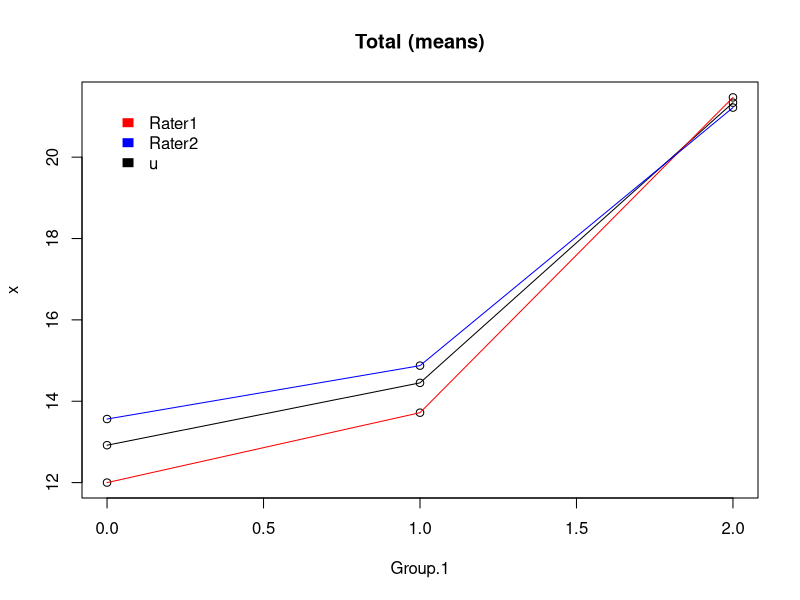
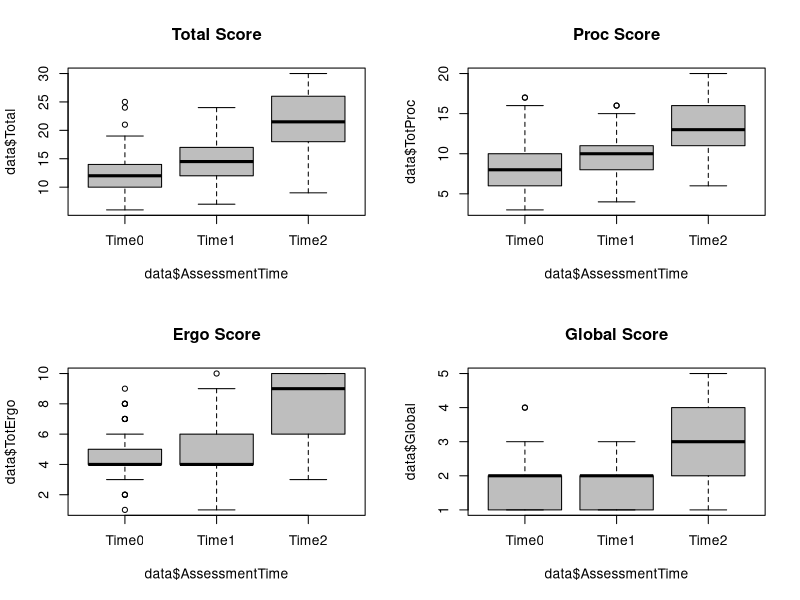

Reproduce these figures in R, in order. (Note: this script raises an error after producing the figures.)
setwd("C:\\Users\\KOU\\Documents\\GitHub\\FAER_Study")
data <- read.table("video_stats.txt", header=T)
Rater1 <- subset(data, data$Rater==1)
Rater2 <- subset(data, data$Rater==2)
#Need to remove illegal symbols [#,!,',",%] before reading
survey_data <- read.table("survey_stats.txt", header=T, sep="\t")
demo_data <- read.table("demo_stats.txt", header=T, sep="\t")

#remove dropped participant
survey_data <- subset(survey_data, survey_data$SUBJ!=19) 
data <- subset(data, substr(data$Subj, 1,2)!="19") 
demo_data <- subset(demo_data , substr(demo_data$SUBJ, 1,2)!="19")

##Total Rater Scores (30 Points)
	#Lineplot Mean over TimeAssessment
	Mean.Total <- aggregate(data$Total, list(data$AssessmentTime), mean)
	Mean.Rater1 <- aggregate(Rater1$Total, list(Rater1$AssessmentTime), mean)
	Mean.Rater2 <- aggregate(Rater2$Total, list(Rater2$AssessmentTime), mean)
	plot(rbind(Mean.Total, Mean.Rater1, Mean.Rater2), main="Total (means)" )
	lines(Mean.Total)
	lines(Mean.Rater1 , col="red")
	lines(Mean.Rater2 , col="blue")
	legend(range(Mean.Total["Group.1"])[1], range(Mean.Total["x"])[2],c("Rater1", "Rater2", "u"),c("red", "blue", "black"), border="white", bty="n")
	#BoxWhisker Mean over TimeAssessment
	par(mfrow=c(2,2))
	boxplot(data$Total ~ data$AssessmentTime, main="Total Score", data = data, col = "grey", xaxt="n")
	axis(1, at=1:3, labels=c("Time0", "Time1", "Time2"))
	boxplot(data$TotProc ~ data$AssessmentTime, main="Proc Score", col = "grey", xaxt="n")
	axis(1, at=1:3, labels=c("Time0", "Time1", "Time2"))
	boxplot(data$TotErgo ~ data$AssessmentTime, main="Ergo Score", col = "grey", xaxt="n")
	axis(1, at=1:3, labels=c("Time0", "Time1", "Time2"))
	boxplot(data$Global ~ data$AssessmentTime, main="Global Score", col = "grey", xaxt="n")
	axis(1, at=1:3, labels=c("Time0", "Time1", "Time2"))

	#Is there an interaction between Rater and AssessmentTime? No.
	summary(aov(data$Total ~ Rater*AssessmentTime))


##Linear Regression; Response Variable:Total Score 
	Rater <- factor(data$Rater)
	AssessmentTime<- factor(data$AssessmentTime)
	#Full model
	summary( lm(data$Total ~ Rater + AssessmentTime))
	#Just Rater model
	summary( lm(data$Total ~ Rater))
	#Just AssessmentTime model
	summary( lm(data$Total ~ AssessmentTime))


##ANOVA by sub-score
	Rater <- factor(data$Rater)
	AssessmentTime<- factor(data$AssessmentTime)
	#Total Score
	data.aov <- aov(data$Total ~ Rater + AssessmentTime)
	TukeyHSD(data.aov , 'AssessmentTime', conf.level=0.95)
	boxplot(Total~Rater+AssessmentTime, data = data, main="Total Score (0-30)", xlab="(Rater).(Time)", col="grey")
	#Proc Score
	data.aovProc <- aov(data$TotProc ~ Rater + AssessmentTime)
	TukeyHSD(data.aovProc, 'AssessmentTime', conf.level=0.95)
	boxplot(TotProc~Rater+AssessmentTime, data = data, main="TotProc Score (0-20)", xlab="(Rater).(Time)", col="grey")
	#Ergo Score
	data.aovErgo <- aov(data$TotErgo ~ Rater + AssessmentTime)
	TukeyHSD(data.aovErgo, 'AssessmentTime', conf.level=0.95)
	boxplot(TotErgo~Rater+AssessmentTime, data = data, main="TotErgo Score (0-10)", xlab="(Rater).(Time)", col="grey")
	#Global 5 Point Score
	data.aov5 <- aov(data$Global ~ Rater + AssessmentTime)
	TukeyHSD(data.aov5 , 'AssessmentTime', conf.level=0.95)
	boxplot(Global~Rater+AssessmentTime, data = data, main="Global Score (1-5)", xlab="(Rater).(Time)", col="grey")


## rmANOVA
	data.rm <- within(data, {
		Rater<-factor(Rater) 
		AssessmentTime<-factor(AssessmentTime)
		Subj<-factor(Subj)
	})
	#AOV Subject in error term
	summary(aov(Total ~ Rater*AssessmentTime+Error(Subj), data = data.rm ))
	summary(aov(TotProc ~ Rater*AssessmentTime+Error(Subj), data = data.rm ))
	summary(aov(TotErgo ~ Rater*AssessmentTime+Error(Subj), data = data.rm ))
	summary(aov(Global ~ Rater*AssessmentTime+Error(Subj), data = data.rm ))
	#AOV Subject with Rater as a between-subjects variable; residual calc is different from NCSS	
	summary(aov(Total ~ Rater*AssessmentTime+Error(Subj/(Rater)), data = data.rm))
 	#Try LME?
	library(nlme)
	summary(lme(Total ~ Rater * AssessmentTime, random=~1 |Subj, data=data.rm,))



##MANOVA for 3 response variables (Proc, Ergo, Global)
	TotProc <- data$TotProc
	TotErgo <- data$TotErgo
	Global <- data$Global
	data.manova <- manova(cbind(TotProc, TotErgo, Global)~Rater + AssessmentTime)


## Means for all subgroups; raw score histogram
	print(model.tables(data.aov ,"means"),digits=3)
	print(model.tables(data.aovProc ,"means"),digits=3)
	print(model.tables(data.aovErgo ,"means"),digits=3)
	print(model.tables(data.aov5 ,"means"),digits=3)
	tapply(data$Total, factor(data$Rater), mean)
	tapply(data$Total, factor(data$AssessmentTime), mean)
	#Total Score Dist
	par(mfrow = c( 2, 2 ))
	hist(data$Total)
	hist(data$TotProc)
	hist(data$TotErgo)
	hist(data$Global)
	par(mfrow = c( 1, 1 ))


## Correlation Between Raters
	# Correlation of 15 technical scores for Regional Anesth
	x <- cor(subset(data[,8:22], data$Rater==1), subset(data[,8:22], data$Rater==2))
	x.1 <- x[row(x)==col(x)]
	names(x.1) <- names(data[,8:22])
	# Correlation of Ergo scores
	x.Ergo <- cor(subset(data[,6], data$Rater==1), subset(data[,6], data$Rater==2))
	# Correlation of Proc scores
	x.Proc <- cor(subset(data[,5], data$Rater==1), subset(data[,5], data$Rater==2))
	# Correlation of overall scores
	x.Total <- cor(subset(data[,4], data$Rater==1), subset(data[,4], data$Rater==2))
	# Correlation of Global 5 point scale
	x.5Scale <- cor(subset(data[,7], data$Rater==1), subset(data[,7], data$Rater==2))


##t-tests pairwise t-tests for paired data
	t.test(data$Total[data$Rater==1], data$Total[data$Rater==2], paired=TRUE)
	pairwise.t.test(data$Total, AssessmentTime, paired=F, p.adj="bonferroni")


##ICC
	library(psych)
	data.ICC <- cbind(subset(data["Total"], data$Rater==1),subset(data["Total"], data$Rater==2))
	colnames(data.ICC) <- c("Rater1", "Rater2")
	ICC(data.ICC)


##kappa
	data.kappa <- cbind(subset(data["Global"], data$Rater==1),subset(data["Global"], data$Rater==2))
	kappa2(data.kappa, c(0,1,2,3,4))
	data.kappa <- cbind(subset(data["Total"], data$Rater==1),subset(data["Total"], data$Rater==2))
	kappa2(data.kappa, 0:(range(data.kappa)[2]-range(data.kappa)[1]))



##########################
##Survey series of 3 month quarterly follows
	Total.singleInjection <- apply(apply(apply(survey_data[,grep("N.S.", names(survey_data))], 2, as.character), 2, as.numeric),1, sum)
	Total.continuous <- apply(apply(apply(survey_data[,grep("N.C.", names(survey_data))], 2, as.character), 2, as.numeric),1, sum)

	#Check for scarcity of data
	timep.0 <- subset(survey_data, survey_data$QTR==0)
	timep.1 <- subset(survey_data, survey_data$QTR==1)
	timep.2 <- subset(survey_data, survey_data$QTR==2)
	timep.3 <- subset(survey_data, survey_data$QTR==3)
	timep.4 <- subset(survey_data, survey_data$QTR==4)
	
#Graphic of single factor over time
	par(mfrow = c( 1, 6 ))
	n= 3
	boxplot(as.numeric(as.character(survey_data[,n]))~survey_data[,2], main="Tot SI")
	tseries <- cbind(timep.0[,n],timep.1[,n],timep.2[,n],timep.3[,n],timep.4[,n])
	colnames(tseries) <- 0:4
	for (i in 1:5) {hist(tseries[,i], main= paste("time", i))}


#Graphics of factors by boxplot
	jpeg("test.jpg", width = 1000, height = 3500)
	layout(matrix(1:80, 16, 5, byrow = TRUE))
	for (i in c(3:58, 60:77)){
		boxplot(as.numeric(as.character(survey_data[,3])) ~survey_data[,2], main=names(survey_data)[i])
	}
	Total.singleInjection <- apply(apply(apply(survey_data[,grep("N.S.", names(survey_data))], 2, as.character), 2, as.numeric),1, sum)
	Total.continuous <- apply(apply(apply(survey_data[,grep("N.C.", names(survey_data))], 2, as.character), 2, as.numeric),1, sum)
	boxplot(Total.singleInjection~survey_data[,2], main="Tot_S")
	boxplot(Total.continuous~survey_data[,2], main="Tot_C")
	dev.off()

	par(mfrow = c( 1, 2 ))
	#Total S-blocks line plot over timep
	plot(survey_data[,2], Total.singleInjection)
	for( i in c(1:18,20:32)){
		lines(survey_data[,2][survey_data[,1]==i], Total.singleInjection[survey_data[,1]==i])
	}
	#Total C-blocks line plot over timep
	plot(survey_data[,2], Total.continuous )
	for( i in c(1:18,20:32)){
		lines(survey_data[,2][survey_data[,1]==i], Total.continuous [survey_data[,1]==i])
	}
#Graphics of factors by boxplot TOT_S and TOT_C
	boxplot(Total.singleInjection~survey_data[,2], main="Tot_S")
	apply(cbind(Total.singleInjection[survey_data[,2]==0],Total.singleInjection[survey_data[,2]==1],Total.singleInjection[survey_data[,2]==2],Total.singleInjection[survey_data[,2]==3],Total.singleInjection[survey_data[,2]==4]),2,hist)
	boxplot(Total.continuous ~survey_data[,2], main="Tot_C")
	apply(cbind(Total.continuous [survey_data[,2]==0],Total.continuous[survey_data[,2]==1],Total.continuous[survey_data[,2]==2],Total.continuous[survey_data[,2]==3],Total.continuous[survey_data[,2]==4]),2,hist)

#Obstacle Ratings
	Obstacles.frame <- replace(survey_data[,50:58],survey_data[,50:58]==0, NA)
	boxplot(Obstacles.frame , main="Obstacles", yaxt="n", xaxt="n", xlim=c(0.5,10),horizontal=T, ylim=c(-4,5))
	text(rep(-4,9), 1:9,labels=names(survey_data)[50:58], pos=4, cex=0.75)
	text((1:5)-0.2, rep(10,5),labels=1:5, pos=4, cex=1.1)
	
#Effective Teaching Methods
	Teaching.frame <- replace(survey_data[,60:68],apply(survey_data[,60:68],2,substr,1,1)=="0", NA)
	Teaching.frame$EffectiveTeachingMethods.Cadaverlab <- as.numeric(as.character(Teaching.frame[,9]))
	boxplot(Teaching.frame, main="Teaching", yaxt="n", xaxt="n", xlim=c(0.5,10),horizontal=T, ylim=c(-4,5))
	text(rep(-4,9), 1:9,labels=names(survey_data)[60:68], pos=4, cex=0.75)
	text((1:5)-0.2, rep(10,56),labels=1:5, pos=4, cex=1.1)

#Use of Learning Methods
	Learning.frame <- survey_data[,69:77]
	Learning.frame <- replace(Learning.frame, Learning.frame==4, 1) 
	#Cumulative Bargraph
	Learning.frame.plot <- apply(Learning.frame,2,table)
	Learning.frame.plot <- rbind(Learning.frame.plot[1,order(Learning.frame.plot[2,])], sort(Learning.frame.plot[2,]))
	barplot(Learning.frame.plot, main="Used Learning Methods", yaxt="n", xaxt="n", horiz=T, legend=c("Yes", "No"), xlim=c(-125,200), ylim=c(-1,10))
	text(rep(-125,9), (1:9*1.2)-0.5,labels=colnames(Learning.frame.plot), pos=4, cex=0.75)
	text(seq(0,150,50)-7, rep(-1,4), labels=seq(0,150,50), pos=4, cex=1.1)
	#Timeplot Bargraph
	Learning.frame.Q <- NULL
	for (i in 1:ncol(Learning.frame)){Learning.frame.Q <- cbind (Learning.frame.Q , table(factor(subset(Learning.frame , c(T,F,F,F,F))[,i],0:1) ))}
	Learning.frame.Q <- cbind(Learning.frame.Q, rep(0,2)) 
	for (i in 1:ncol(Learning.frame)){Learning.frame.Q <- cbind (Learning.frame.Q , table(factor(subset(Learning.frame , c(F,T,F,F,F))[,i],0:1) ))}
	Learning.frame.Q <- cbind(Learning.frame.Q , rep(0,2)) 
	for (i in 1:ncol(Learning.frame)){Learning.frame.Q <- cbind (Learning.frame.Q , table(factor(subset(Learning.frame , c(F,F,T,F,F))[,i],0:1) ))}
	Learning.frame.Q <- cbind(Learning.frame.Q , rep(0,2)) 
	for (i in 1:ncol(Learning.frame)){Learning.frame.Q <- cbind (Learning.frame.Q , table(factor(subset(Learning.frame , c(F,F,F,T,F))[,i],0:1) ))}
	Learning.frame.Q <- cbind(Learning.frame.Q , rep(0,2))
	for (i in 1:ncol(Learning.frame)){Learning.frame.Q <- cbind (Learning.frame.Q , table(factor(subset(Learning.frame , c(F,F,F,F,T))[,i],0:1) ))}
	Learning.frame.xlab <- paste(substring(colnames(Learning.frame),21), collapse="   ")
	barplot(Learning.frame.Q ,legend = c("Used Method", "No"), main="Learning Preference", ylim=c(0,40), ylab="count",xlab=Learning.frame.xlab , args.legend = list(horiz=TRUE))
	axis(1, seq(4,55, by=12), labels=c("Time0","Time1","Time2","Time3","Time4"), cex=0.5)
#Events
	Event.frame <- survey_data[,47:49]
	Event.frame <- replace(Event.frame, Event.frame=="Less than 5", 4)
	Event.frame <- apply(apply(Event.frame,2,as.character),2, as.numeric) 
	Event.frame.scsrate <- cbind(timep.0[,47], timep.1[,47], timep.2[,47], timep.3[,47], timep.4[,47])
	Event.frame.puncture <- cbind(timep.0[,48], timep.1[,48], timep.2[,48], timep.3[,48], timep.4[,48])
	Event.frame.arrest <- cbind(timep.0[,49], timep.1[,49], timep.2[,49], timep.3[,49], timep.4[,49])
	par(mfrow=c(1,3))
	boxplot(Event.frame.scsrate , main=names(survey_data[47]))
	boxplot(Event.frame.puncture , main=names(survey_data[48]), cex.main=0.85)
	boxplot(Event.frame.arrest , main=names(survey_data[49]), cex.main=0.85)

#rmANOVA
	#AOV Subject in error term
	summary(aov(Total.singleInjection~ QTR+Error(SUBJ), data = survey_data))
	#AOV Subject with Rater as a between-subjects variable; residual calc is different from NCSS	
	summary(aov(Total.continuous ~ QTR+Error(SUBJ), data = survey_data))


#TukeyHSD
	QTR = factor(survey_data$QTR)
	TukeyHSD(aov(Total.singleInjection~ QTR), 'QTR', conf.level=0.95)
	TukeyHSD(aov(Total.continuous~ QTR), 'QTR', conf.level=0.95)


#Linear Model
	Total.singleInjection.Ag <- (
		subset(Total.singleInjection, c(F,T,F,F,F)) + 
		subset(Total.singleInjection, c(F,F,T,F,F)) + 
		subset(Total.singleInjection, c(F,F,F,T,F)) +
		subset(Total.singleInjection, c(F,F,F,F,T))
	)
	singleInjection.T0 <- subset(Total.singleInjection, c(T,F,F,F,F))
		Total.continuous.Ag <- (
		subset(Total.continuous, c(F,T,F,F,F)) + 
		subset(Total.continuous, c(F,F,T,F,F)) + 
		subset(Total.continuous, c(F,F,F,T,F)) +
		subset(Total.continuous, c(F,F,F,F,T))
	)
	Total.continuous.T0 <- subset(Total.continuous, c(T,F,F,F,F))	
	QTR = factor(survey_data$QTR)
		
	#Gender from demographic survey 0=Non Teaching, 1=Teaching
		var.teaching <- (demo_data[,7])[c(TRUE,FALSE,FALSE)]
		#var.teaching <- var.teaching[c(1:18,20:32)]
		var.teaching <- replace(as.character(var.teaching), var.teaching=="NT", "0")
		var.teaching <- replace(as.character(var.teaching), var.teaching=="T", "1")
		var.teaching <- as.numeric(var.teaching)
		#var.teaching <- rep(var.teaching, each=5)
		
	#Skill test scores from Video scores
		cuScores <- rep(
		#data[,4][c(T,F,F,F,F,F)] + 
		#data[,4][c(F,T,F,F,F,F)] + 
		#data[,4][c(F,F,T,F,F,F)] + 
		#data[,4][c(F,F,F,T,F,F)] +
		data[,4][c(F,F,F,F,T,F)] +
		data[,4][c(F,F,F,F,F,T)]
		)
		
	#Gender from demographic survey 0=Male, 1=Female
		var.gender <- (demo_data[,4])[c(TRUE,FALSE,FALSE)]
		#var.gender <- var.gender [c(1:18,20:32)]
		var.gender <- replace(as.character(var.gender ), var.gender =="M", "0")
		var.gender <- replace(as.character(var.gender ), var.gender =="F", "1")
		var.gender <- as.numeric(var.gender)
		#var.gender <- rep(var.gender, each=5)
		
	#Age and years of practice from demographic survey
		var.age <- (demo_data[,3])[c(TRUE,FALSE,FALSE)]
		#var.age <- var.age [c(1:18,20:32)]
		var.age <- as.numeric(var.age )
		var.exp <- (demo_data[,5])[c(TRUE,FALSE,FALSE)]
		#var.exp <- var.exp [c(1:18,20:32)]
		var.exp <- as.numeric(var.exp)
		#var.age <- rep(var.age , each=5)
		#var.exp <- rep(var.exp , each=5)
		
	#Model Selection (bidirectional)
		library(MASS)
		fit <- lm(Total.singleInjection.Ag~ singleInjection.T0 + var.age + var.exp + var.gender + var.teaching + cuScores )
		step <- stepAIC(fit, direction="both")
		step$anova # display results
	#Most Resonable Model so far
		summary( lm(Total.singleInjection.Ag~ singleInjection.T0+var.exp+var.teaching))
	#Dependent Variable Scatterplot Matrix
		library(car)
		scatterplotMatrix(~var.exp+var.age |var.gender )
		scatterplotMatrix(~Total.singleInjection.Ag+cuScores+singleInjection.T0+var.exp|var.teaching)
		scatterplotMatrix(~Total.singleInjection.Ag+Total.continuous.Ag |this.teaching )

#nxn correlation plots ; stronger filter
	correlation.pickpops <- apply(apply(apply(survey_data,2,as.character),2,as.numeric), 2, median)
	correlation.pickpops <- correlation.pickpops[correlation.pickpops!=0]
	correlation.pickpops <- correlation.pickpops[!is.na(correlation.pickpops)]
	correlation.names <- names(correlation.pickpops)
	survey_data.numeric <- apply(apply(survey_data[correlation.names],2,as.character),2,as.numeric)
	correlation.mlist <- unlist(as.list(cor(survey_data.numeric, survey_data.numeric)))
	correlation.append = NULL
	correlation.append <- cbind( data.frame(rep(correlation.names, each=length(correlation.names))), data.frame(rep(correlation.names, length(correlation.names))) )
	correlation.append <- cbind(correlation.append, correlation.mlist)
	correlation.append <- correlation.append[correlation.append[,1]!=correlation.append[,2],]
	correlation.append <- correlation.append[!is.na(correlation.append[,3]),]
	names(correlation.append) = c("reponse1", "response2", "correlation")
	sink("out.txt")
	correlation.append[correlation.append[,3]>(0.7),]
	correlation.append[correlation.append[,3]<(-0.3),]
	sink()


#heatmap1
	singleInjection <- apply(apply(survey_data[,grep("N.S.", names(survey_data))], 2, as.character), 2, as.numeric)
	continuous <- apply(apply(survey_data[,grep("N.C.", names(survey_data))], 2, as.character), 2, as.numeric)
	singleInjection.sscore <- (
	subset(singleInjection, c(T,F,F,F,F)) + 
	subset(singleInjection, c(F,T,F,F,F)) + 
	subset(singleInjection, c(F,F,T,F,F)) + 
	subset(singleInjection, c(F,F,F,T,F)) +
	subset(singleInjection, c(F,F,F,F,T))
	)
	continuous.sscore <- (
	subset(continuous, c(T,F,F,F,F)) + 
	subset(continuous, c(F,T,F,F,F)) + 
	subset(continuous, c(F,F,T,F,F)) + 
	subset(continuous, c(F,F,F,T,F)) +
	subset(continuous, c(F,F,F,F,T))
	)	
	x <- cbind(singleInjection.sscore, continuous.sscore)
	rownames(x) <- as.character(c(1:18,20:32))
	heatmap(x, Rowv = NA, Colv = NA,col = cm.colors(256), scale = "row", main="All Blocks (subset total)")
	
#heatmap2
	timep.0.SI <- cbind(Total.singleInjection[survey_data$QTR==0])
	timep.0.C <- cbind(Total.continuous[survey_data$QTR==0])
	timep.1.SI <- cbind(Total.singleInjection[survey_data$QTR==1])
	timep.1.C <- cbind(Total.continuous[survey_data$QTR==1])
	timep.2.SI <- cbind(Total.singleInjection[survey_data$QTR==2])
	timep.2.C <- cbind(Total.continuous[survey_data$QTR==2])
	timep.3.SI <- cbind(Total.singleInjection[survey_data$QTR==3])
	timep.3.C <- cbind(Total.continuous[survey_data$QTR==3])
	timep.4.SI <- cbind(Total.singleInjection[survey_data$QTR==4])
	timep.4.C <- cbind(Total.continuous[survey_data$QTR==4])		
	
#Single Injection heatmap
	x <- cbind(timep.0.SI, timep.1.SI, timep.2.SI, timep.3.SI, timep.4.SI) 
	rownames(x) <- as.character(c(1:18,20:32))
	colnames(x) <- c("Time0", "Time1", "Time2", "Time3", "Time4")
	heatmap(x, Rowv = NA, Colv = NA,col = cm.colors(256), scale = "row", main="Single I Blocks (time total)")
	#Continuous Block heatmap
	x <- cbind(timep.0.C, timep.1.C, timep.2.C, timep.3.C, timep.4.C)
	rownames(x) <- as.character(c(1:18,20:32))
	colnames(x) <- c("Time0", "Time1", "Time2", "Time3", "Time4")
	heatmap(x, Rowv = NA, Colv = NA,col = cm.colors(256), scale = "row", main="Continuous Blocks (time total)")
 	#Block type heatmap
	x <- cbind(timep.0.SI, timep.1.SI, timep.2.SI, timep.3.SI, timep.4.SI, timep.0.C, timep.1.C, timep.2.C, timep.3.C, timep.4.C)
	rownames(x) <- as.character(c(1:18,20:32))
	colnames(x) <- c("Time0", "Time1", "Time2", "Time3", "Time4", "Time0", "Time1", "Time2", "Time3", "Time4")
	heatmap(x, Rowv = NA, Colv = NA,col = cm.colors(256), scale = "row", main="All blocks (count total)", xlab = "Single I                                 Continuous   ", margins=c(7,2))

#Preferences 
	par(mfrow=c(1,1))
	singleInjection.pref <- apply(apply(survey_data[,grep("PREF.", names(survey_data))], 2, as.character), 2, as.numeric)
	continuous.pref <- apply(apply(survey_data[,grep("PREF.", names(survey_data))], 2, as.character), 2, as.numeric)
	singleInjection.pref[singleInjection.pref==0] <- NA
	singleInjection.pref.Q <- NULL
	for (i in 1:ncol(singleInjection.pref)){singleInjection.pref.Q <- cbind (singleInjection.pref.Q , table(factor(subset(singleInjection.pref , c(T,F,F,F,F))[,i],1:3) ))}
	singleInjection.pref.Q  <- cbind(singleInjection.pref.Q, rep(0,3)) 
	for (i in 1:ncol(singleInjection.pref)){singleInjection.pref.Q <- cbind (singleInjection.pref.Q , table(factor(subset(singleInjection.pref , c(F,T,F,F,F))[,i],1:3) ))}
	singleInjection.pref.Q  <- cbind(singleInjection.pref.Q, rep(0,3)) 
	for (i in 1:ncol(singleInjection.pref)){singleInjection.pref.Q <- cbind (singleInjection.pref.Q , table(factor(subset(singleInjection.pref , c(F,F,T,F,F))[,i],1:3) ))}
	singleInjection.pref.Q  <- cbind(singleInjection.pref.Q, rep(0,3)) 
	for (i in 1:ncol(singleInjection.pref)){singleInjection.pref.Q <- cbind (singleInjection.pref.Q , table(factor(subset(singleInjection.pref , c(F,F,F,T,F))[,i],1:3) ))}
	singleInjection.pref.Q  <- cbind(singleInjection.pref.Q, rep(0,3)) 
	for (i in 1:ncol(singleInjection.pref)){singleInjection.pref.Q <- cbind (singleInjection.pref.Q , table(factor(subset(singleInjection.pref , c(F,F,F,F,T))[,i],1:3) ))}				
	singleInjection.pref.xlab <- paste(substring(colnames(singleInjection.pref),6), collapse="   ")
	barplot(singleInjection.pref.Q,legend = c("US", "Stim", "US-Stim"), main="Technique Preference", ylim=c(0,45), ylab="count",xlab=singleInjection.pref.xlab , args.legend = list(horiz=TRUE))
	axis(1, seq(7,70, by=14), labels=c("Time0","Time1","Time2","Time3","Time4"))
#Comfort 
	singleInjection.comf <- apply(apply(survey_data[,grep("COMF.", names(survey_data))], 2, as.character), 2, as.numeric)
	continuous.comf <- apply(apply(survey_data[,grep("COMF.", names(survey_data))], 2, as.character), 2, as.numeric)
	singleInjection.comf[singleInjection.comf==0] <- NA	
	singleInjection.comf.Q <- cbind(
	apply(subset(singleInjection.comf , c(T,F,F,F,F)), 2 , mean, na.rm=T) , 
	apply(subset(singleInjection.comf , c(F,T,F,F,F)), 2 , mean, na.rm=T) , 
	apply(subset(singleInjection.comf , c(F,F,T,F,F)), 2 , mean, na.rm=T) , 
	apply(subset(singleInjection.comf , c(F,F,F,T,F)), 2 , mean, na.rm=T) ,
	apply(subset(singleInjection.comf , c(F,F,F,F,T)), 2 , mean, na.rm=T)
	)
	plot(rep(0:4,each=nrow(singleInjection.comf.Q)),singleInjection.comf.Q, main="ComfortScore over time", xlim=c(0,5.5), xaxt="n", xlab="time")
	for (i in 1:nrow(singleInjection.comf.Q)) { 
  		lines(0:4, singleInjection.comf.Q[i,]) 
	}
	text(rep(4.2,11), singleInjection.comf.Q[,5], substring(rownames(singleInjection.comf.Q),6), pos=4)
	axis(1, 0:4)
